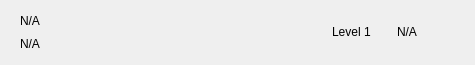
<?xml version="1.0" encoding="UTF-8"?>
<ui version="4.0">
 <class>MNRow</class>
 <widget class="QWidget" name="MNRow">
  <property name="geometry">
   <rect>
    <x>0</x>
    <y>0</y>
    <width>475</width>
    <height>65</height>
   </rect>
  </property>
  <property name="windowTitle">
   <string>Form</string>
  </property>
  <property name="styleSheet">
   <string notr="true"/>
  </property>
  <layout class="QVBoxLayout" name="verticalLayout_2">
   <property name="spacing">
    <number>0</number>
   </property>
   <property name="leftMargin">
    <number>20</number>
   </property>
   <property name="topMargin">
    <number>0</number>
   </property>
   <property name="rightMargin">
    <number>20</number>
   </property>
   <property name="bottomMargin">
    <number>0</number>
   </property>
   <item>
    <widget class="QFrame" name="frame_2">
     <property name="styleSheet">
      <string notr="true">border:none;</string>
     </property>
     <property name="frameShape">
      <enum>QFrame::StyledPanel</enum>
     </property>
     <property name="frameShadow">
      <enum>QFrame::Raised</enum>
     </property>
     <layout class="QHBoxLayout" name="horizontalLayout">
      <property name="leftMargin">
       <number>0</number>
      </property>
      <property name="rightMargin">
       <number>0</number>
      </property>
      <item>
       <widget class="QFrame" name="frame">
        <property name="styleSheet">
         <string notr="true">border:none;padding:0px;</string>
        </property>
        <property name="frameShape">
         <enum>QFrame::StyledPanel</enum>
        </property>
        <property name="frameShadow">
         <enum>QFrame::Raised</enum>
        </property>
        <layout class="QVBoxLayout" name="verticalLayout">
         <property name="spacing">
          <number>0</number>
         </property>
         <property name="leftMargin">
          <number>0</number>
         </property>
         <property name="topMargin">
          <number>0</number>
         </property>
         <property name="rightMargin">
          <number>0</number>
         </property>
         <property name="bottomMargin">
          <number>0</number>
         </property>
         <item>
          <widget class="QLabel" name="labelName">
           <property name="text">
            <string notr="true">N/A</string>
           </property>
          </widget>
         </item>
         <item>
          <widget class="QLabel" name="labelAddress">
           <property name="text">
            <string notr="true">N/A</string>
           </property>
          </widget>
         </item>
        </layout>
       </widget>
      </item>
      <item>
       <spacer name="horizontalSpacer">
        <property name="orientation">
         <enum>Qt::Horizontal</enum>
        </property>
        <property name="sizeHint" stdset="0">
         <size>
          <width>40</width>
          <height>20</height>
         </size>
        </property>
       </spacer>
      </item>
      <item>
       <widget class="QLabel" name="lblMnLevel">
        <property name="text">
         <string>Level 1</string>
        </property>
       </widget>
      </item>
      <item>
       <spacer name="horizontalSpacer_2">
        <property name="orientation">
         <enum>Qt::Horizontal</enum>
        </property>
        <property name="sizeType">
         <enum>QSizePolicy::Fixed</enum>
        </property>
        <property name="sizeHint" stdset="0">
         <size>
          <width>20</width>
          <height>20</height>
         </size>
        </property>
       </spacer>
      </item>
      <item>
       <widget class="QLabel" name="labelDate">
        <property name="text">
         <string notr="true">N/A</string>
        </property>
       </widget>
      </item>
      <item>
       <widget class="QPushButton" name="pushButtonMenu">
        <property name="focusPolicy">
         <enum>Qt::NoFocus</enum>
        </property>
        <property name="styleSheet">
         <string notr="true">border:none; background-color:transparent; padding:0px;</string>
        </property>
        <property name="text">
         <string/>
        </property>
        <property name="icon">
         <iconset>
          <normaloff>:/ic-menu-hover</normaloff>:/ic-menu-hover</iconset>
        </property>
        <property name="iconSize">
         <size>
          <width>24</width>
          <height>24</height>
         </size>
        </property>
       </widget>
      </item>
     </layout>
    </widget>
   </item>
   <item>
    <widget class="QLabel" name="lblDivisory">
     <property name="minimumSize">
      <size>
       <width>0</width>
       <height>1</height>
      </size>
     </property>
     <property name="maximumSize">
      <size>
       <width>16777215</width>
       <height>1</height>
      </size>
     </property>
     <property name="text">
      <string/>
     </property>
     <property name="alignment">
      <set>Qt::AlignBottom|Qt::AlignLeading|Qt::AlignLeft</set>
     </property>
    </widget>
   </item>
  </layout>
 </widget>
 <resources/>
 <connections/>
</ui>
